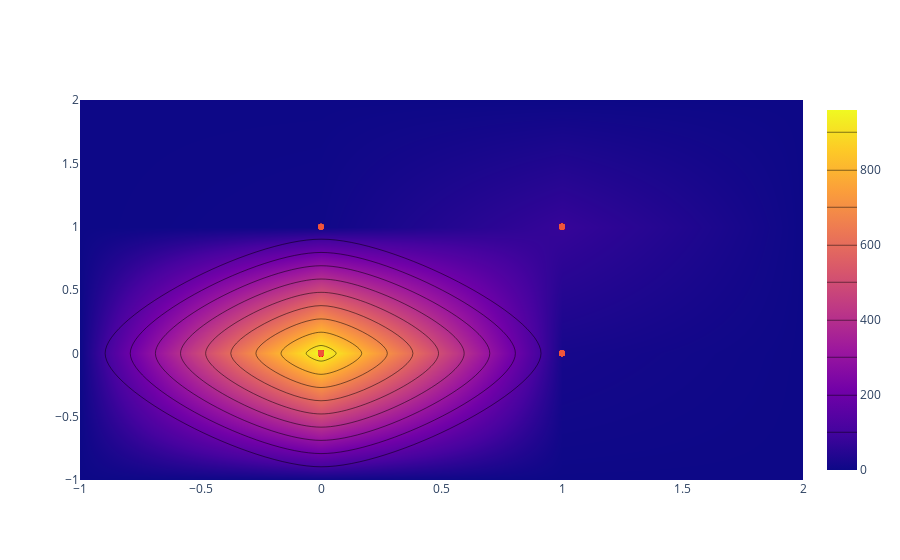

Notebook code for this chart:
### Code cell
iplot([go.Histogram2dContour(x=data2['banking_crisis'], 
                             y=data2['systemic_crisis'], 
                             contours=go.Contours(coloring='heatmap')),
       go.Scatter(x=data2['banking_crisis'], y=data2['systemic_crisis'], mode='markers')])

### Figure 1 — Plotly figure (JSON) as saved in the notebook; plotly's stock layout.template omitted (floating-point values rounded to 4 significant figures; data arrays with more than 128 entries replaced by an {"elided": "..."} marker saying what was removed)
{"data": [{"contours": {"coloring": "heatmap"}, "type": "histogram2dcontour", "x": {"elided": "1059 int values"}, "y": {"elided": "1059 int values"}}, {"mode": "markers", "type": "scatter", "x": {"elided": "1059 int values"}, "y": {"elided": "1059 int values"}}], "layout": {}}
